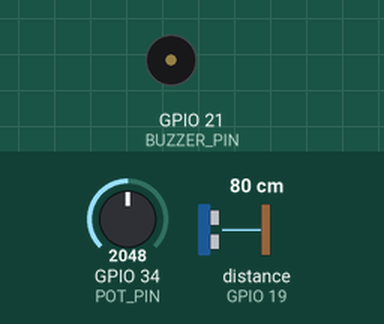
This sketch was run on a simulated ESP32. Shown: buzzer (waves = sounding, pin HIGH). The test bench sets the inputs (shaded band); at power-on: GPIO 34 (POT_PIN) = 2048, distance to the obstacle (sensor on GPIO 19) 80 cm. The echo pulse lasts 58.3 µs per cm; WiFi joins after 1.5 s; servers stay silent unless stated; no MQTT or app messages arrive unless stated; pins used as bus, display or sensor lines are not drawn; what the sketch prints to the serial monitor is not drawn.

Above: at 2.7 s.
2.8 s: GPIO 34 (POT_PIN) set to 1971
At 3.9 s:
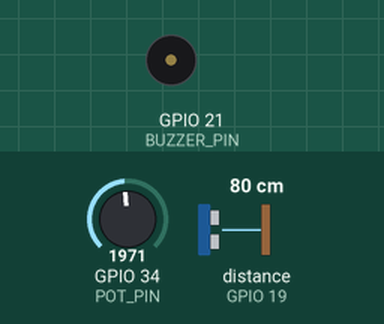
9.7 s: distance to the obstacle (sensor on GPIO 19) set to 25 cm
16.6 s: distance to the obstacle (sensor on GPIO 19) set to 20 cm
At 21.3 s:
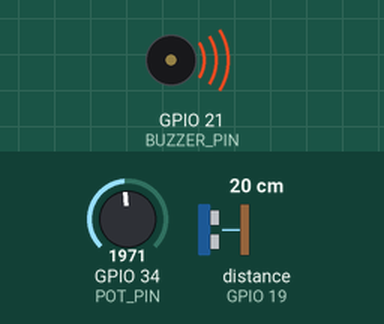
Timing chart, 0 to 35.5 s (numbered marks = the images above; inputs shaded):
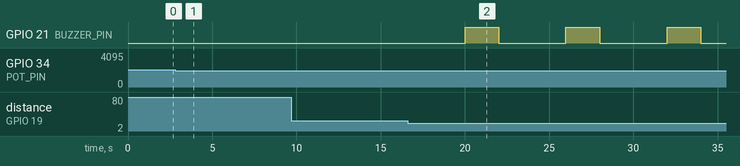

The sketch:

esp32-http-server.ino
```cpp
#include <WiFi.h>
#include <PubSubClient.h>

#define TRIG_PIN       18     // trig do ultrassom
#define ECHO_PIN       19     // echo do ultrassom
#define BUZZER_PIN     21     // saída digital para buzzer
#define POT_PIN        34     // entrada analógica para o pot (simula boia)

const float LIMIAR_CHEIO    = 20.0;      // cm: ultrassom
const int   LIMIAR_BOIA_ADC = 2000;      // ADC (0–4095) acima do qual consideramos “boia acionada”
const unsigned long INTERVALO_MEDIR = 5000;  // 5 s entre cada leitura/MQTT

// Buzzer: 2 s ON / 4 s OFF quando “nível cheio”
const unsigned long DURA_ON  = 2000;
const unsigned long DURA_OFF = 4000;

const char* ssid       = "Wokwi-GUEST";
const char* password   = "";

// Configuração CloudAMQP (RabbitMQ/MQTT)
const char* mqttServer = "albatross.rmq.cloudamqp.com";
const int   mqttPort   = 1883;
const char* mqttUser   = "iuyaxzit:iuyaxzit";
const char* mqttPass   = "H3sN2i4mQZFp_7dGVj9OepJpkZm16DpW";

WiFiClient   espClient;
PubSubClient client(espClient);

unsigned long ultimoMeasureMillis = 0;
unsigned long ultimoBeepMillis    = 0;
bool nivelCheio                   = false;
bool buzzerLigado                 = false;

void setup() {
  Serial.begin(115200);

  pinMode(TRIG_PIN, OUTPUT);
  pinMode(ECHO_PIN, INPUT);
  pinMode(BUZZER_PIN, OUTPUT);
  digitalWrite(BUZZER_PIN, LOW);

  pinMode(POT_PIN, INPUT);

  // Conecta Wi-Fi
  Serial.print("[Wi-Fi] Conectando a ");
  Serial.println(ssid);
  WiFi.begin(ssid, password);
  while (WiFi.status() != WL_CONNECTED) {
    delay(500);
    Serial.print(".");
  }
  Serial.println();
  Serial.println("[Wi-Fi] Conectado!");
  Serial.print("         IP: ");
  Serial.println(WiFi.localIP());
  Serial.println("--------------------------------");

  // Conecta MQTT/RabbitMQ
  client.setServer(mqttServer, mqttPort);
  Serial.print("[MQTT] Conectando ao broker ");
  Serial.println(mqttServer);
  while (!client.connected()) {
    Serial.print("[MQTT] Tentando conexão");
    if (client.connect("ralo01", mqttUser, mqttPass)) {
      Serial.println(" → Conectado!");
    } else {
      Serial.print(" → Falha, rc=");
      Serial.print(client.state());
      Serial.println(" tentando de novo...");
      delay(500);
    }
  }
  Serial.println("[MQTT] Pronto para publicar mensagens");
  Serial.println("================================");
}

long measureDistance() {
  digitalWrite(TRIG_PIN, LOW);
  delayMicroseconds(2);
  digitalWrite(TRIG_PIN, HIGH);
  delayMicroseconds(10);
  digitalWrite(TRIG_PIN, LOW);

  long duration = pulseIn(ECHO_PIN, HIGH, 30000);
  if (duration == 0) return 999;
  return (duration * 0.034) / 2;
}

void loop() {
  unsigned long agora = millis();

  // 1) Garante conexão MQTT
  if (!client.connected()) {
    Serial.println("[MQTT] Reconectando...");
    if (client.connect("esp32_ralo", mqttUser, mqttPass)) {
      Serial.println("[MQTT] Reconectado!");
    } else {
      Serial.print("[MQTT] Erro reconexão, rc=");
      Serial.println(client.state());
      delay(500);
      return;
    }
  }

  // 2) A cada INTERVALO, lê ultrassom + pot e publica no MQTT
  if (agora - ultimoMeasureMillis >= INTERVALO_MEDIR) {
    ultimoMeasureMillis = agora;

    Serial.println();
    Serial.print("[Tempo] ");
    Serial.print(agora / 1000.0, 2);
    Serial.println(" s desde o boot");
    Serial.println("---- Medição ----");

    // 2.1) Leitura do ultrassom
    long dist = measureDistance();
    if (dist == 999) {
      Serial.println("[Ultrassom] Leitura inválida (sem eco)");
    } else {
      Serial.print("[Ultrassom] Distância: ");
      Serial.print(dist);
      Serial.println(" cm");
    }

    // 2.2) Leitura do potenciômetro (simula float switch)
    int adcValue = analogRead(POT_PIN);  // 0 .. 4095
    bool boiaAcionada = (adcValue >= LIMIAR_BOIA_ADC);
    Serial.print("[Pot] ADC: ");
    Serial.print(adcValue);
    Serial.print(" → Boia: ");
    Serial.println(boiaAcionada ? "SIM" : "NÃO");

    // 2.3) Define nivelCheio
    if ((dist != 999 && dist <= LIMIAR_CHEIO) || boiaAcionada) {
      if (!nivelCheio) {
        Serial.println("[Alerta] Nível atingiu o limiar (CHEIO)!");
      }
      nivelCheio = true;
    } else {
      if (nivelCheio) {
        Serial.println("[Info] Nível abaixo do limiar (normal)");
      }
      nivelCheio = false;
    }

    // 2.4) Se nível não cheio, garante buzzer OFF e reseta timer
    if (!nivelCheio) {
      digitalWrite(BUZZER_PIN, LOW);
      buzzerLigado = false;
      ultimoBeepMillis = agora;
    }

    // 2.5) Monta o JSON incluindo “boia” no payload
    String payload = String("{"
      "\"id\":\"ralo01\","
      "\"nivel\":") + String(dist) + "," +
      "\"boia\":" + String(boiaAcionada ? "true" : "false") + "," +
      "\"timestamp\":\"" + String(agora) + "\"}";

    client.publish("/ralo/ralo01/nivel", payload.c_str());
    Serial.print("[MQTT] Publicado: ");
    Serial.println(payload);
    Serial.println("------------------");
  }

  // 3) Controle do buzzer: somente se nivelCheio == true
  if (nivelCheio) {
    if (buzzerLigado) {
      // Se buzzer está ON, aguarda DURA_ON para desligar
      if (agora - ultimoBeepMillis >= DURA_ON) {
        digitalWrite(BUZZER_PIN, LOW);
        buzzerLigado = false;
        ultimoBeepMillis = agora;
        Serial.println("[Buzzer] OFF (pausa de 4 s)");
      }
    } else {
      // Se buzzer está OFF, aguarda DURA_OFF para ligar
      if (agora - ultimoBeepMillis >= DURA_OFF) {
        digitalWrite(BUZZER_PIN, HIGH);
        buzzerLigado = true;
        ultimoBeepMillis = agora;
        Serial.println("[Buzzer] ON (tocando 2 s)");
      }
    }
  }

  // Sem delay() para não bloquear o millis() do buzzer
}
```

Measured:
- the behaviour switches between 22 and 21 cm on distance to the obstacle (sensor on GPIO 19) (found by bisection; images 1 and 2)
- after the input at 2.8 s, GPIO 21 (BUZZER_PIN): stays LOW (without the input it goes to HIGH after 2.2 s)
- after the input at 9.7 s, every drawn part: stays the same
- after the input at 16.6 s, GPIO 21 (BUZZER_PIN): alternates HIGH for 2.0 s and LOW for 4.0 s, starting after 3.4 s
